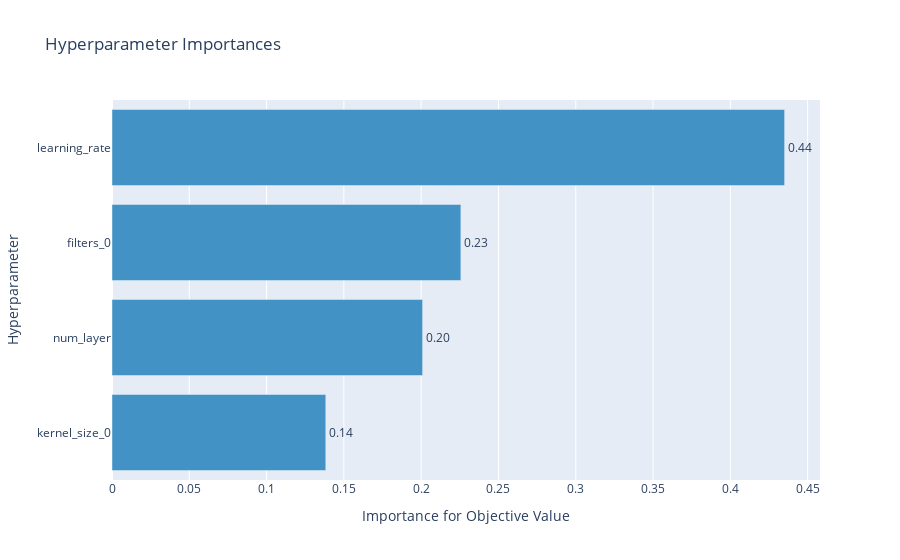

Notebook code for this chart:
### Code cell
optuna.visualization.plot_param_importances(study)

### Figure 1 — Plotly figure (JSON) as saved in the notebook; plotly's stock layout.template omitted (floating-point values rounded to 4 significant figures)
{"data": [{"cliponaxis": false, "hovertemplate": ["kernel_size_0 (IntUniformDistribution): 0.13828811403416405<extra></extra>", "num_layer (IntUniformDistribution): 0.2009169741209606<extra></extra>", "filters_0 (CategoricalDistribution): 0.2256874367745747<extra></extra>", "learning_rate (LogUniformDistribution): 0.4351074750703008<extra></extra>"], "marker": {"color": "rgb(66,146,198)"}, "orientation": "h", "text": ["0.13828811403416405", "0.2009169741209606", "0.2256874367745747", "0.4351074750703008"], "textposition": "outside", "texttemplate": "%{text:.2f}", "type": "bar", "x": [0.1383, 0.2009, 0.2257, 0.4351], "y": ["kernel_size_0", "num_layer", "filters_0", "learning_rate"]}], "layout": {"showlegend": false, "title": {"text": "Hyperparameter Importances"}, "xaxis": {"title": {"text": "Importance for Objective Value"}}, "yaxis": {"title": {"text": "Hyperparameter"}}}}
